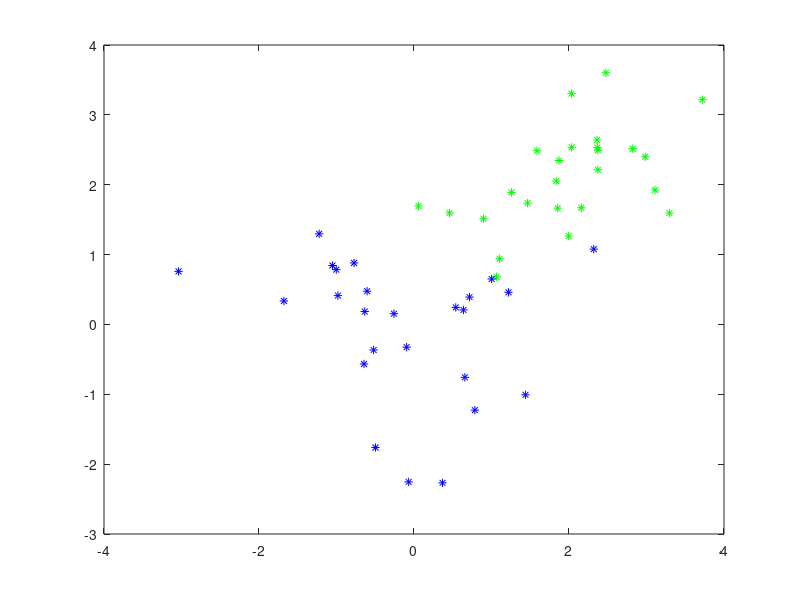

The MATLAB source for this figure: (Note: this script raises an error after producing the figure.)
%% Generate data
blues = randn(2,25);
greens = randn(2,25)+2;
plot(greens(1,:),greens(2,:),'g*')
hold on
plot(blues(1,:),blues(2,:),'b*')

%% Define and solve model
a = sdpvar(2,1);
b = sdpvar(1);
u = sdpvar(1,25);
v = sdpvar(1,25);
Constraints = [a'*greens+b >= 1-u, a'*blues+b <= -(1-v), u >= 0, v >= 0]
Objective = sum(u)+sum(v)
Constraints = [Constraints, -1 <= a <= 1];
optimize(Constraints,Objective)

%% Plotting using lazy YALMIP code
x = sdpvar(2,1);
P1 = [-5<=x<=5, value(a)'*x+value(b)>=0];
P2 = [-5<=x<=5, value(a)'*x+value(b)<=0];
clf
plot(P1);hold on
plot(P2);
plot(greens(1,:),greens(2,:),'g*')
plot(blues(1,:),blues(2,:),'b*')